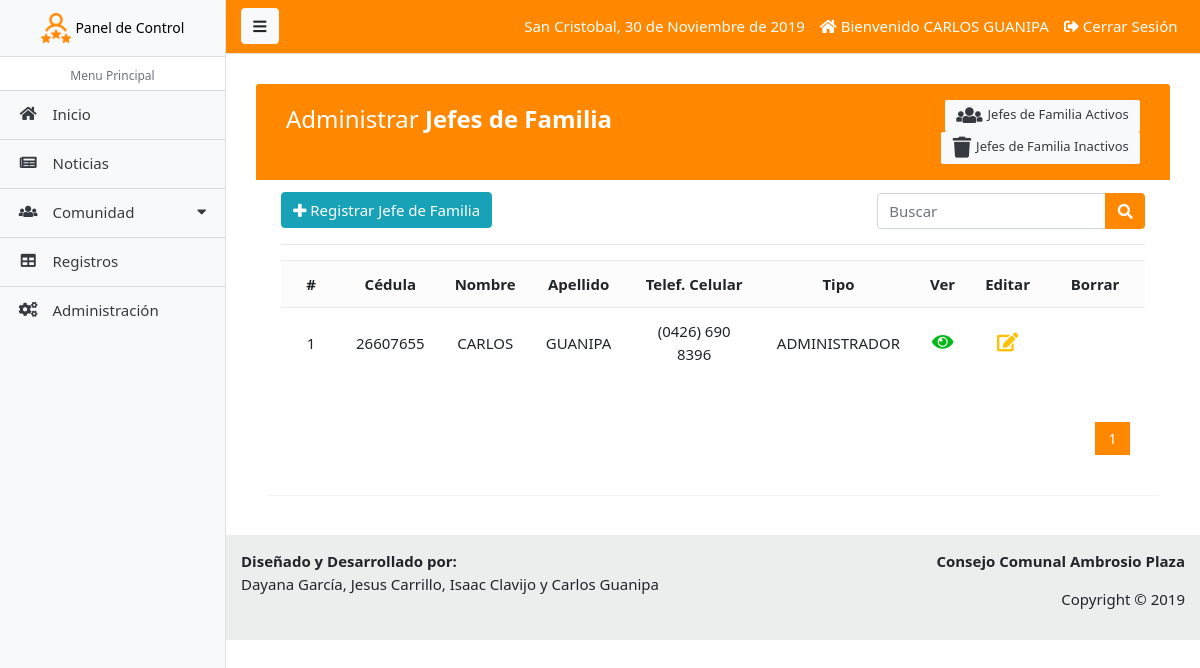
The app's page /paginas/jefe_lista.php (signed in) with its own data.
### tables this page shows
CREATE TABLE IF NOT EXISTS `tab_jef` (
  `ident_jef` INT NOT NULL AUTO_INCREMENT,
  `cedul_jef` INT(11) NULL,
  `nombr_jef` VARCHAR(45) NULL,
  `apeli_jef` VARCHAR(45) NULL,
  `fecna_jef` DATE NULL,
  `telem_jef` VARCHAR(45) NULL,
  `telec_jef` VARCHAR(45) NULL,
  `email_jef` VARCHAR(45) NULL,
  `direc_jef` VARCHAR(200) NULL,
  `tibom_jef` VARCHAR(45) NULL,
  `seria_jef` VARCHAR(45) NULL,
  `usuar_jef` VARCHAR(45) NULL,
  `contr_jef` VARCHAR(45) NULL,
  `statu_jef` CHAR(1) NULL,
  `ident_tip` INT NOT NULL,
  PRIMARY KEY (`ident_jef`),
  INDEX `fk_tab_jef_tab_tip1_idx` (`ident_tip` ASC),
  CONSTRAINT `fk_tab_jef_tab_tip1`
    FOREIGN KEY (`ident_tip`)
    REFERENCES `tab_tip` (`ident_tip`)
    ON DELETE NO ACTION
    ON UPDATE NO ACTION);

CREATE TABLE IF NOT EXISTS `tab_tip` (
  `ident_tip` INT NOT NULL AUTO_INCREMENT,
  `nombr_tip` VARCHAR(45) NULL,
  PRIMARY KEY (`ident_tip`));

### paginas/jefe_lista.php (the view, shortened to what this page needs)
<?php
	require_once('includes/admin_header.php');
?>
<div class="container-fluid">
	<div class="table-wrapper">
	    <div class="table-title">
	        <div class="row">
            <div class="col-sm-6">
							<h2>Administrar <b>Jefes de Familia</b></h2>
						</div>
						<div class="col-sm-6">
							<a href="jefe_lista.php" class="btn btn-light text-dark"><i class="fa fa-users"></i> Jefes de Familia Activos</a>
							<a href="jefe_lista_inactivo.php" class="btn btn-light text-dark"><i class="fa fa-trash"></i> Jefes de Familia Inactivos</a>
						</div>
	        </div>
	    </div>
	    <div class="row" style="padding-top: 2px;">
	    	<div class="col-sm-8">
					<a href="jefe_registro.php" class="btn btn-info float-left"><i class="fa fa-plus"></i> Registrar Jefe de Familia</a>
				</div>
				<form action="jefe_buscar.php" method="GET" class="col-sm-4" style="padding-top: 1px;">
					<div class="input-group">
						<input type="text" class="form-control" name="busqueda" id="busqueda" placeholder="Buscar">
						<div class="input-group-append">
							<button type="submit" class="btn btn-primary"><i class="fa fa-search"></i></button>
						</div>
					</div>
				</form>
	    </div>
	    <hr>
	    <div>
	    	<div class="table-responsive">
					<table class="table table-striped table-hover">
						<tr>
							<th class='text-center'>#</th>
							<th class='text-center'>Cédula</th>
							<th class='text-center'>Nombre</th>
							<th class='text-center'>Apellido</th>
							<th class='text-center'>Telef. Celular</th>
							<th class='text-center'>Tipo</th>
							<th class='text-center'>Ver</th>
							<th class='text-center'>Editar</th>
							<th class='text-center'>Borrar</th>
						</tr>
						<?php
							$sql_registe = mysqli_query($conexion,"SELECT COUNT(*) as total_registro FROM tab_jef WHERE statu_jef = 1");
							$result_registe = mysqli_fetch_array($sql_registe);
							$total_registro = $result_registe['total_registro'];
							$por_pagina = 5;
							if (empty($_GET['pagina']))
							{
								$pagina = 1;
							}else{
								$pagina = $_GET['pagina'];
							}
							$desde = ($pagina-1) * $por_pagina;
							$total_paginas = ceil($total_registro / $por_pagina);
							$query = mysqli_query($conexion,"SELECT u.ident_jef, u.cedul_jef,u.nombr_jef, u.apeli_jef, u.telem_jef, u.usuar_jef, r.ident_tip, r.nombr_tip FROM tab_jef u INNER JOIN tab_tip r ON u.ident_tip = r.ident_tip WHERE statu_jef = 1 ORDER BY ident_jef ASC LIMIT $desde,$por_pagina");
							$result = mysqli_num_rows($query);
							if ($result > 0) {
							 	while ($data = mysqli_fetch_array($query)) {
							 		?>
							 		<tr class="row<?php echo $data['ident_jef']; ?>">
										<td class='text-center'><?php echo $data['ident_jef']; ?></td>
										<td class='text-center'><?php echo $data['cedul_jef']; ?></td>
										<td class='text-center'><?php echo $data['nombr_jef']; ?></td>
										<td class='text-center'><?php echo $data['apeli_jef']; ?></td>
										<td class='text-center'><?php echo $data['telem_jef']; ?></td>
										<td class='text-center'><?php echo $data['nombr_tip']; ?></td>
										<td class='text-center'>
											<a href="jefe_ver.php?id=<?php echo $data['ident_jef']; ?>" class="look"><i class="fa fa-eye"></i></a>
										</td>
										<td class='text-center'>
											<a href="jefe_editar.php?id=<?php echo $data['ident_jef']; ?>" class="edit"><i class="fa fa-edit"></i></a>
										</td>
										<td class='text-center'>
										</td>
									</tr>
							 	<?php
							 	}
							 }
						?>
					</table>
				</div>
				<div class="paginador">
					<ul>
						<?php
							for ($i=1; $i <= $total_paginas; $i++)
							{
								if ($i == $pagina)
								{
									echo '<li class="pageSelected">'.$i.'</li>';
								}else{
									echo '<li><a href="?pagina='.$i.'">'.$i.'</a></li>';
								}
							}
								?>
					</ul>
				</div>
	    </div>
	</div>
</div>
<?php require_once('includes/admin_footer.php');  ?>

### css/estilos_admin.css (style rules this page uses)
.paginador ul { padding: 15px; list-style: none; background: #fff; margin-top: 15px; display: -webkit-flex; display: -moz-flex; display: -ms-flex; display: -o-flex; display: flex; justify-content: flex-end; }
.paginador a, .pageSelected { color: #FF8800; border: 1px solid #ddd; padding: 5px; display: inline-block; font-size: 14px; text-align: center; width: 35px; }
.pageSelected { background: #FF8800; color: #FFF; border: 1px solid #FF8800; }

### css/estilos_crud.css (style rules this page uses)
body { color: #566787; background: #f5f5f5; font-family: 'Varela Round', sans-serif; font-size: 13px; }
.table-wrapper { background: #fff; padding: 10px 15px; margin: 10px; border-radius: 3px; box-shadow: 0 1px 1px rgba(0,0,0,.05); }
.table-title { padding-bottom: 15px; background: #FF8800; color: #fff; padding: 16px 30px; margin: -20px -25px 10px; border-radius: 3px 3px 0 0; }
.table-title h2 { margin: 5px 0 0; font-size: 24px; }
.table-title .btn { color: #fff; float: right; font-size: 13px; border: none; min-width: 50px; border-radius: 2px; border: none; outline: none !important; margin-left: 10px; }
.table-title .btn i { float: left; font-size: 21px; margin-right: 5px; }
table.table tr th, table.table tr td { border-color: #e9e9e9; padding: 12px 15px; vertical-align: middle; }
table.table tr th:first-child { width: 60px; }
table.table tr th:last-child { width: 100px; }
table.table-striped tbody tr:nth-of-type(odd) { background-color: #fcfcfc; }
table.table td a { font-weight: bold; color: #566787; display: inline-block; text-decoration: none; outline: none !important; }
table.table td a.look { color: #00B916; }
table.table td a.edit { color: #FFC107; }
table.table td i { font-size: 19px; }

### records on screen
tab_jef: ident_jef "1", cedul_jef "26607655", nombr_jef "CARLOS", apeli_jef "GUANIPA", telem_jef "(0426) 690 8396", ident_tip.nombr_tip "ADMINISTRADOR"

### other values on screen
fechaC() "30 de Noviembre de 2019"
$_SESSION['nombr_jef'] "CARLOS"
$_SESSION['apeli_jef'] "GUANIPA"
